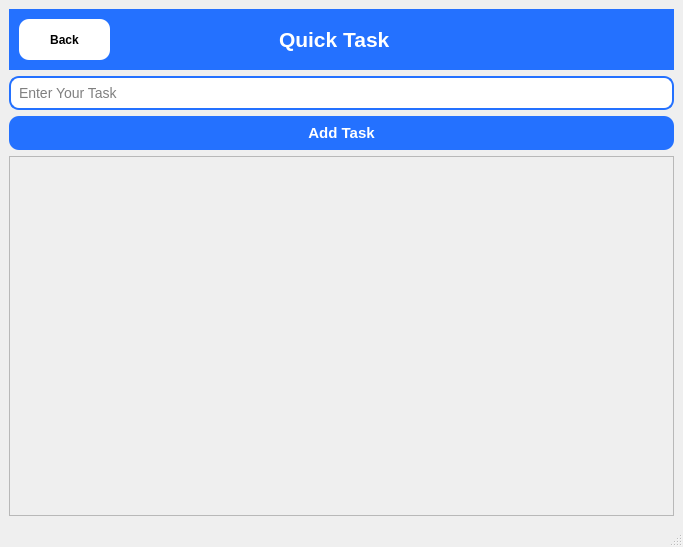
<?xml version="1.0" encoding="UTF-8"?>
<ui version="4.0">
 <class>MainWindow</class>
 <widget class="QMainWindow" name="MainWindow">
  <property name="geometry">
   <rect>
    <x>0</x>
    <y>0</y>
    <width>683</width>
    <height>547</height>
   </rect>
  </property>
  <property name="windowTitle">
   <string>MainWindow</string>
  </property>
  <widget class="QWidget" name="centralwidget">
   <layout class="QVBoxLayout" name="verticalLayout">
    <item>
     <widget class="QFrame" name="appBar">
      <property name="minimumSize">
       <size>
        <width>661</width>
        <height>61</height>
       </size>
      </property>
      <property name="font">
       <font>
        <weight>75</weight>
        <bold>true</bold>
       </font>
      </property>
      <property name="styleSheet">
       <string notr="true">background-color: #FF2471FF;</string>
      </property>
      <property name="frameShape">
       <enum>QFrame::NoFrame</enum>
      </property>
      <property name="frameShadow">
       <enum>QFrame::Plain</enum>
      </property>
      <widget class="QLabel" name="label">
       <property name="geometry">
        <rect>
         <x>270</x>
         <y>10</y>
         <width>161</width>
         <height>41</height>
        </rect>
       </property>
       <property name="font">
        <font>
         <pointsize>16</pointsize>
         <weight>75</weight>
         <bold>true</bold>
        </font>
       </property>
       <property name="styleSheet">
        <string notr="true">Color:#FFFFFF</string>
       </property>
       <property name="text">
        <string>Quick Task</string>
       </property>
      </widget>
      <widget class="QPushButton" name="backButton">
       <property name="geometry">
        <rect>
         <x>10</x>
         <y>10</y>
         <width>91</width>
         <height>41</height>
        </rect>
       </property>
       <property name="font">
        <font>
         <pointsize>-1</pointsize>
         <weight>75</weight>
         <bold>true</bold>
        </font>
       </property>
       <property name="styleSheet">
        <string notr="true">QPushButton {
    background-color: #FFFFFF;
    color: black;
    border-radius: 10px;
    font-size: 12px;
    font-weight: bold;
    padding: 8px 15px;
}

QPushButton:hover {
    background-color: #164499;
}

QPushButton:pressed {
    background-color: #0E326F;
}
</string>
       </property>
       <property name="text">
        <string>Back</string>
       </property>
      </widget>
     </widget>
    </item>
    <item>
     <widget class="QLineEdit" name="taskInput">
      <property name="styleSheet">
       <string notr="true">QLineEdit {
    background-color: #FFFFFF;
    border: 2px solid #2471FF;
    border-radius: 10px;
    padding: 6px;
    font-size: 14px;
    color: #000000;
}

QLineEdit:focus {
    border: 2px solid #164499;
    background-color: #F5F8FF;
}
</string>
      </property>
      <property name="placeholderText">
       <string>Enter Your Task</string>
      </property>
     </widget>
    </item>
    <item>
     <widget class="QPushButton" name="addTaskButton">
      <property name="styleSheet">
       <string notr="true">QPushButton {
    background-color: #2471FF;
    color: white;
    border-radius: 10px;
    font-size: 15px;
    font-weight: bold;
    padding: 8px 15px;
}

QPushButton:hover {
    background-color: #164499;
}

QPushButton:pressed {
    background-color: #0E326F;
}
</string>
      </property>
      <property name="text">
       <string>Add Task</string>
      </property>
     </widget>
    </item>
    <item>
     <widget class="QScrollArea" name="scrollArea">
      <property name="widgetResizable">
       <bool>true</bool>
      </property>
      <widget class="QWidget" name="scrollAreaWidgetContents">
       <property name="geometry">
        <rect>
         <x>0</x>
         <y>0</y>
         <width>659</width>
         <height>321</height>
        </rect>
       </property>
       <layout class="QVBoxLayout" name="verticalLayout_2">
        <item>
         <widget class="QWidget" name="task_container" native="true"/>
        </item>
       </layout>
      </widget>
     </widget>
    </item>
   </layout>
  </widget>
  <widget class="QMenuBar" name="menubar">
   <property name="geometry">
    <rect>
     <x>0</x>
     <y>0</y>
     <width>683</width>
     <height>26</height>
    </rect>
   </property>
  </widget>
  <widget class="QStatusBar" name="statusbar"/>
 </widget>
 <resources/>
 <connections/>
</ui>
